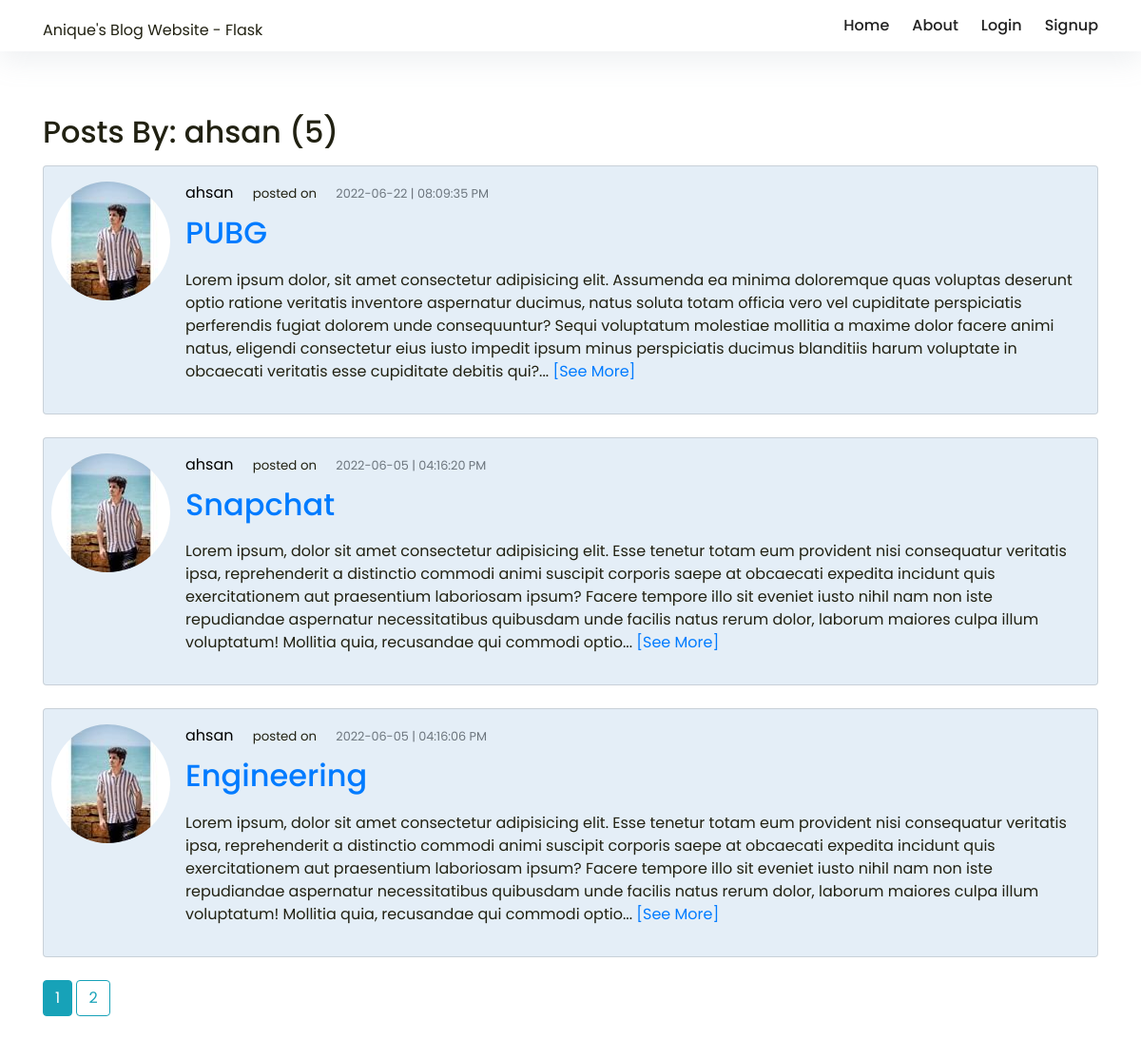
The page /user/ahsan on the database its author committed.
### flaskblog/models.py (models this page shows, shortened)
class User(db.Model, UserMixin):
    id = db.Column(db.Integer, primary_key=True)
    username = db.Column(db.String(20), unique=True, nullable=False)
    email = db.Column(db.String(120), unique=True, nullable=False)
    image_file = db.Column(db.String(20), nullable=False, default='default.jpg')
    password = db.Column(db.String(60), nullable=False)
    posts = db.relationship('Post', backref='author', lazy=True)

class Post(db.Model):
    id = db.Column(db.Integer, primary_key=True)
    title = db.Column(db.String(100), nullable=False)
    date_posted = db.Column(db.DateTime, nullable=False, default=datetime.utcnow)
    content = db.Column(db.Text, nullable=False)
    user_id = db.Column(db.Integer, db.ForeignKey('user.id'), nullable=False)

### flaskblog/users/routes.py (the view)
@users.route("/user/<string:username>")
def user_profile(username):
    page = request.args.get('page',1,type=int)
    user = User.query.filter_by(username=username).first_or_404()
    posts = Post.query\
        .filter_by(author=user)\
        .order_by(Post.date_posted.desc())\
        .paginate(page=page,per_page=3)
    return render_template("user_profile.html",posts=posts,user=user)

### flaskblog/templates/user_profile.html
{% extends 'base.html' %} {% block content %}
<div class="container" style="margin-top: 10%">
  <h2 class="mb-3">Posts By: {{user.username}} ({{posts.total}})</h2>
  {% for post in posts.items %}
  <div class="card" style="background-color: #e4eef7">
    <article class="media content-section pt-3">
      <img
        src="{{url_for('static',filename='profile_pics/'+post.author.image_file)}}"
        class="rounded-circle article-img pl-2"
      />
      <div class="media-body">
        <div class="article-metadata">
          <a
            href="{{url_for('users.user_profile',username=post.author.username)}}"
            class="pl-3"
            style="color: black"
            >{{ post.author.username }}</a
          >
          <span style="font-size: smaller" class="pl-3">posted on</span>
          <small class="pl-3 text-muted"
            >{{ post.date_posted.strftime('%Y-%m-%d | %I:%M:%S %p') }}</small
          >
        </div>
        <h2 class="pl-3" style="padding-top: 10px">
          <a
            class="article-title"
            href="{{url_for('posts.post',post_id=post.id)}}"
            >{{ post.title }}</a
          >
        </h2>
        <p class="pl-3 pb-3 mb-3 pr-3 article-content" style="text-align: left">
          {% if post.content|wordcount >50 %} {{ post.content|truncate(500) }}
          <a href="{{url_for('posts.post',post_id=post.id)}}">[See More]</a>{%
          else %}{{post.content}}{% endif %}
        </p>
      </div>
    </article>
  </div>
  <br />
  {% endfor %} {% for page_num in
  posts.iter_pages(left_edge=2,right_edge=2,left_current=2,right_current=2) %}
  {% if page_num %}{% if posts.page==page_num %}<a
    href="{{url_for('users.user_profile',username=user.username, page=page_num)}}"
    class="mb-4 btn btn-info"
    >{{page_num}}</a
  >
  {% else %}<a
    href="{{url_for('users.user_profile',username=user.username, page=page_num)}}"
    class="mb-4 btn btn-outline-info"
    >{{page_num}}</a
  >{% endif %} {% else %} ... {% endif %}{% endfor %}
</div>
{% endblock %}

### flaskblog/static/css/style.css (style rules this page uses)
body { font-family: "Poppins", sans-serif; font-size: 16px; line-height: 24px; font-weight: 400; color: #212112; background-image: url("https://s3-us-west-2.amazonaws.com/s.cdpn.io/1462889/pat-back.svg"); background-position: center; background-repeat: repeat; background-size: 7%; background-color: #fff; overflow-x: hidden; transition: all 200ms linear; }
p { text-align: center; margin: 0; padding-top: 10px; opacity: 1; transform: translate(0); transition: all 300ms linear; transition-delay: 1700ms; }

### rows shown on the page
User: username "ahsan"
Post: image_file (picture), author.username "ahsan", date_posted "2022-06-22 | 08:09:35 PM", title "PUBG", content "Lorem ipsum dolor, sit amet consectetur adipisicing elit. Assumenda ea minima doloremque quas voluptas deserunt optio ratione veritatis inventore aspernatur ducimus, natus soluta totam officia vero vel cupiditate perspiciatis perferendis fugiat dolorem unde consequuntur? Sequi voluptatum molestiae mollitia a maxime dolor facere animi natus, eligendi consectetur eius iusto impedit ipsum minus perspiciatis ducimus blanditiis harum voluptate in obcaecati veritatis esse cupiditate debitis qui?..."
Post: image_file (picture), author.username "ahsan", date_posted "2022-06-05 | 04:16:20 PM", title "Snapchat", content "Lorem ipsum, dolor sit amet consectetur adipisicing elit. Esse tenetur totam eum provident nisi consequatur veritatis ipsa, reprehenderit a distinctio commodi animi suscipit corporis saepe at obcaecati expedita incidunt quis exercitationem aut praesentium laboriosam ipsum? Facere tempore illo sit eveniet iusto nihil nam non iste repudiandae aspernatur necessitatibus quibusdam unde facilis natus rerum dolor, laborum maiores culpa illum voluptatum! Mollitia quia, recusandae qui commodi optio..."
Post: image_file (picture), author.username "ahsan", date_posted "2022-06-05 | 04:16:06 PM", title "Engineering", content "Lorem ipsum, dolor sit amet consectetur adipisicing elit. Esse tenetur totam eum provident nisi consequatur veritatis ipsa, reprehenderit a distinctio commodi animi suscipit corporis saepe at obcaecati expedita incidunt quis exercitationem aut praesentium laboriosam ipsum? Facere tempore illo sit eveniet iusto nihil nam non iste repudiandae aspernatur necessitatibus quibusdam unde facilis natus rerum dolor, laborum maiores culpa illum voluptatum! Mollitia quia, recusandae qui commodi optio..."

### other values the page prints
{{ posts.total }} "5"
{{ page_num }} "1"
{{ page_num }} "2"
